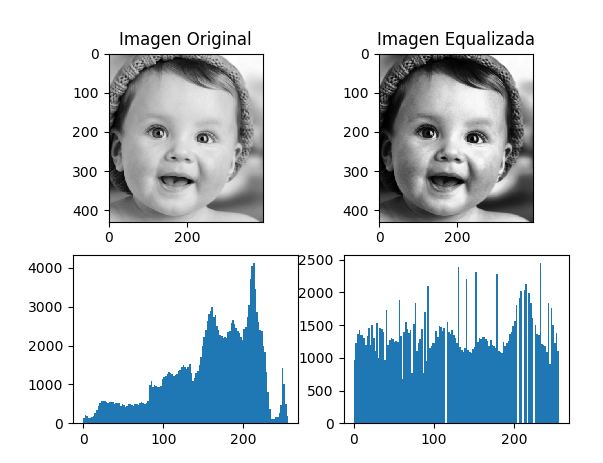

Write the Python code that produced this figure.
from matplotlib import pyplot as plt
import cv2
"""
    Script for equalize a histogram
"""


"""
    This function read an image
"""
def readi(path, typer = "color"):
    if typer == "color":
        return cv2.imread(path, 1)
    elif typer == "gray":
        return cv2.imread(path, 0)



def equalize(img):
    dimy, dimx = img.shape[1], img.shape[0]
    equ = cv2.equalizeHist(img)
    

    plt.subplot(2,2,1), plt.imshow(img, cmap=plt.cm.gray), plt.title('Imagen Original')
    plt.subplot(2,2,2), plt.imshow(equ, cmap=plt.cm.gray), plt.title('Imagen Equalizada')
    plt.subplot(2,2,3), plt.hist(img.ravel(),128,[0,256])
    plt.subplot(2,2,4), plt.hist(equ.ravel(),128,[0,256])
    
    plt.show()


if __name__ == "__main__":
    img = readi("../assets/images/smile.png", "gray")
    equalize(img)
